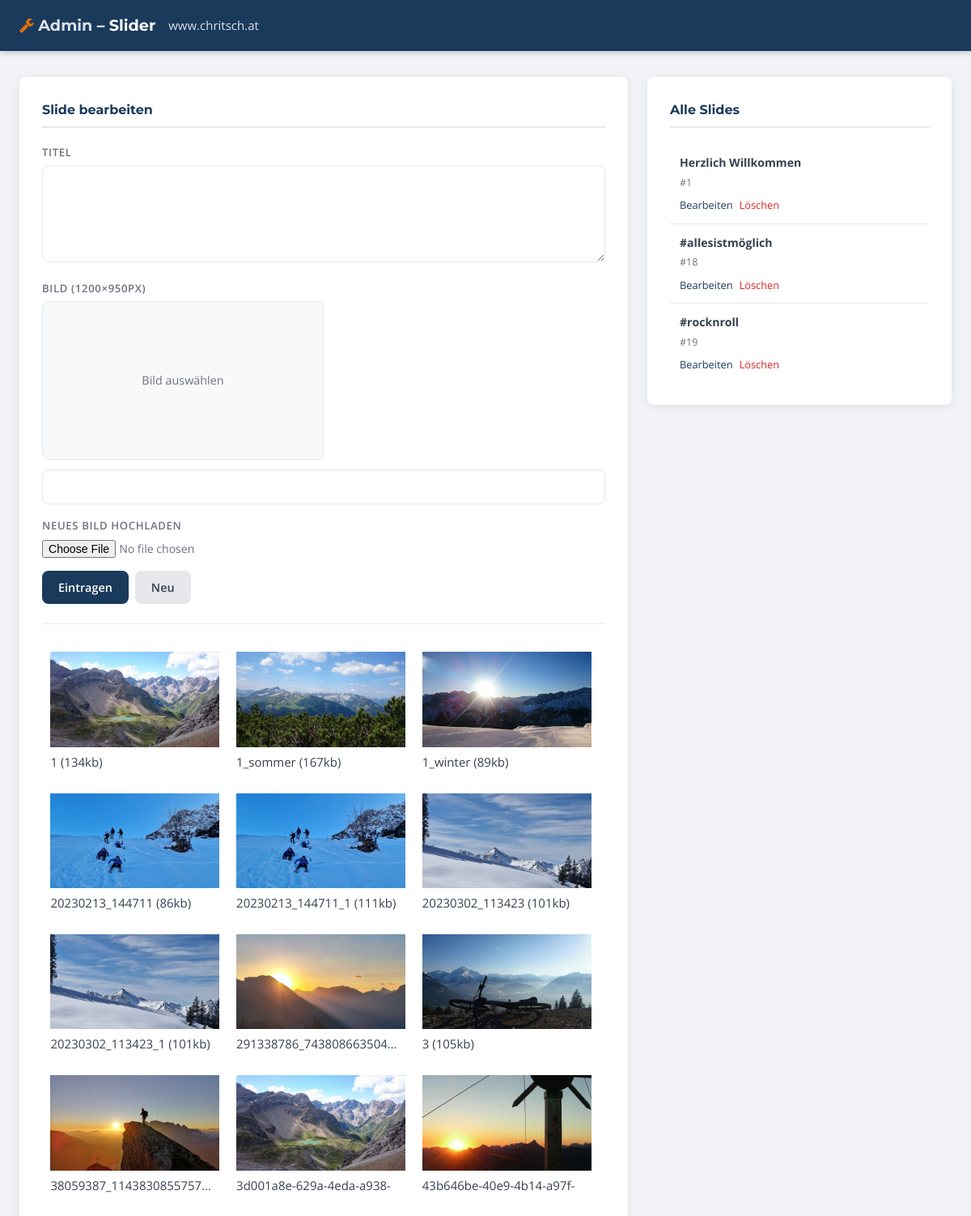
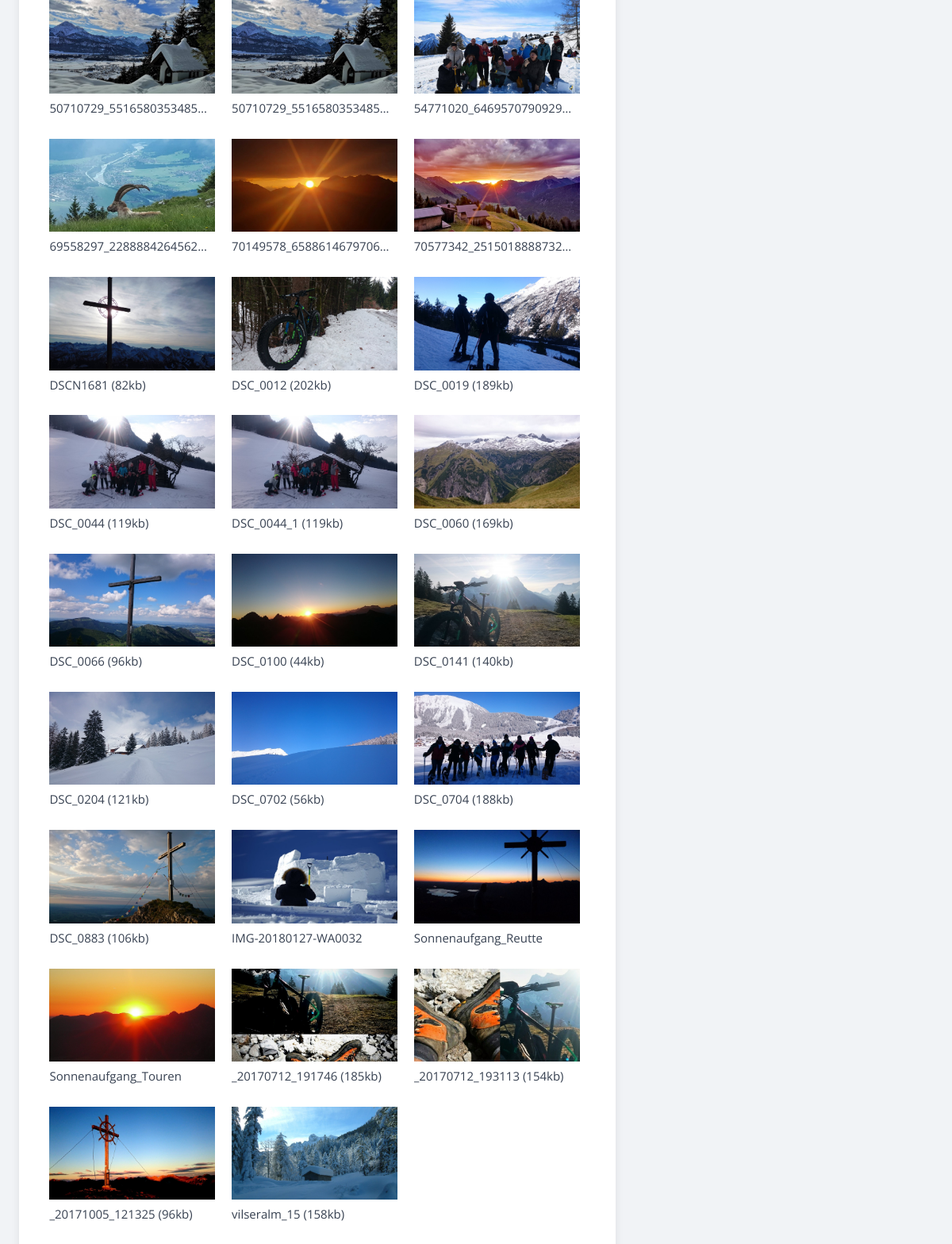
The app's page /admin/SliderAdmin.php with its own data (2 pictures, top to bottom).
### tables this page shows
CREATE TABLE `slider` (
  `id` int(10) unsigned NOT NULL AUTO_INCREMENT,
  `titel` varchar(255) DEFAULT NULL,
  `bilder` varchar(255) DEFAULT NULL,
  `zeitpunkt` timestamp NOT NULL DEFAULT current_timestamp() ON UPDATE current_timestamp(),
  PRIMARY KEY (`id`)
);

### admin/SliderAdmin.php (the view, shortened to what this page needs)
<?PHP
include "inc_logfile.php";
{$titel = ""; $bilder =""; $id = "";}
?>
<!DOCTYPE html>
<head>
	<link href="../css/font-awesome.min.css" rel="stylesheet">
	<link href="admin.css" rel="stylesheet">
</head>
<body>
<div class="admin-header">
  <h1><a href="index.php"><i class="fa fa-wrench"></i> Admin</a> – Slider</h1>
  <a href="http://www.chritsch.at" target="_blank">www.chritsch.at</a>
</div>
<div class="admin-container">
  <div class="admin-grid">
    <div class="admin-card">
      <h3>Slide bearbeiten</h3>
      <form method="post" action="<?php echo $_SERVER['PHP_SELF']; ?>" enctype="multipart/form-data">
        <label>Titel</label>
        <textarea name="titel" rows="2"><?= $titel ?></textarea>
        <label>Bild (1200×950px)</label>
        <div id="bilder">
          <div id="bild-placeholder" class="admin-img-preview" style="aspect-ratio:16/9;<?= $bilder ? 'display:none' : 'display:flex' ?>;align-items:center;justify-content:center;color:var(--color-text-light);font-size:0.9rem">Bild auswählen</div>
          <input type="text" id="bildName" value="<?= $bilder ?>" name="bilder" readonly />
        </div>
        <label>Neues Bild hochladen</label>
        <input type="file" name="bild" onchange="löscheBilder()">
        <div class="btn-group">
          <input type="submit" value="Eintragen" />
          <button type="button" onclick="location.href='#'">Neu</button>
        </div>
      </form>
      <hr>
      <?PHP $ordner = "../images/slider"; include "inc_ordner.php"; ?>
    </div>
    <div class="admin-card">
      <h3>Alle Slides</h3>
      <ul class="admin-list">
        <?PHP
          $sql = mysqli_query($dz, "SELECT * FROM slider ORDER BY id");
          while ($result = mysqli_fetch_array($sql)) {
            $id    = $result["id"];
            $titel = htmlspecialchars($result["titel"], ENT_COMPAT, "UTF-8");
            echo "<li>";
            echo "<span class='list-title'><strong>$titel</strong></span>";
            echo "<span class='list-date'>#$id</span>";
            echo "<span class='list-actions'><a href='?id=$id'>Bearbeiten</a> <span class='del' onclick='var del=confirm(\"Löschen?\");if(del)window.open(\"?id=del$id\",\"_top\")'>Löschen</span></span>";
            echo "</li>";
          }
        ?>
      </ul>
    </div>
  </div>
</div>
</body>
</html>

### admin/admin.css (style rules this page uses)
*, *::before, *::after { box-sizing: border-box; margin: 0; padding: 0; }
body { font-family: var(--font-body); font-size: 15px; color: var(--color-text); background: #f1f3f6; line-height: 1.6; }
a { color: var(--color-accent); text-decoration: none; }
.admin-header { background: var(--color-primary); color: #fff; padding: 1rem max(1.5rem, calc((100% - 1600px) / 2 + 1.5rem)); display: flex; align-items: center; gap: 1rem; box-shadow: 0 2px 8px rgba(0,0,0,0.2); }
.admin-header h1 { font-family: var(--font-heading); font-size: 1.2rem; font-weight: 700; color: #fff; }
.admin-header a { color: rgba(255,255,255,0.85); }
.admin-header i { color: var(--color-accent); }
.admin-container { max-width: 1600px; margin: 2rem auto; padding: 0 1.5rem; }
.admin-card { background: var(--color-white); border-radius: var(--radius); padding: 1.75rem; box-shadow: var(--shadow); margin-bottom: 1.5rem; }
.admin-card h3 { font-family: var(--font-heading); font-size: 1rem; color: var(--color-primary); margin-bottom: 1.25rem; padding-bottom: 0.5rem; border-bottom: 2px solid var(--color-border); }
.admin-grid { display: grid; grid-template-columns: 2fr 1fr; gap: 1.5rem; align-items: start; }
label { display: block; font-size: 0.82rem; font-weight: 600; color: var(--color-text-light); text-transform: uppercase; letter-spacing: 0.05em; margin-bottom: 0.3rem; margin-top: 1rem; }
label:first-child { margin-top: 0; }
input[type="text"], input[type="date"], input[type="number"], textarea, select { width: 100%; padding: 0.55rem 0.75rem; border: 1px solid var(--color-border); border-radius: var(--radius); font: inherit; font-size: 0.92rem; color: var(--color-text); background: var(--color-white); transition: border-color 0.2s; }
textarea { resize: vertical; min-height: 120px; }
input[type="file"] { font: inherit; font-size: 0.88rem; color: var(--color-text-light); }
.btn, input[type="submit"], button { display: inline-block; padding: 0.55rem 1.25rem; border-radius: var(--radius); border: none; font: inherit; font-size: 0.9rem; font-weight: 600; cursor: pointer; transition: background 0.2s, transform 0.15s; }
input[type="submit"], .btn-primary { background: var(--color-primary); color: #fff; }
button, .btn-secondary { background: var(--color-border); color: var(--color-text); }
.btn-group { display: flex; gap: 0.5rem; margin-top: 1rem; flex-wrap: wrap; }
.admin-img-preview { width: 50%; aspect-ratio: 4 / 3; object-fit: contain; border-radius: var(--radius); margin-bottom: 0.75rem; border: 1px solid var(--color-border); background: var(--color-light); }
.admin-list { list-style: none; }
.admin-list li { padding: 0.75rem; border-bottom: 1px solid var(--color-border); display: flex; flex-direction: column; gap: 0.2rem; font-size: 0.88rem; }
.admin-list li:last-child { border-bottom: none; }
.admin-list .list-title { font-weight: 600; color: var(--color-text); }
.admin-list .list-date { color: var(--color-text-light); font-size: 0.78rem; }
.admin-list .list-actions { display: flex; gap: 0.5rem; margin-top: 0.25rem; }
.admin-list a { font-size: 0.8rem; color: var(--color-primary); }
.del { font-size: 0.8rem; color: #dc2626; cursor: pointer; }
hr { border: none; border-top: 1px solid var(--color-border); margin: 1.5rem 0; }

### records on screen
slider: titel "Herzlich Willkommen", id "1"
slider: titel "#allesistmöglich", id "18"
slider: titel "#rocknroll", id "19"

### other values on screen
$dateiinfo['filename'] "1"
$size "134"
$dateiinfo['filename'] "1_sommer"
$size "167"
$dateiinfo['filename'] "1_winter"
$size "89"
$dateiinfo['filename'] "20230213_144711"
$size "86"
$dateiinfo['filename'] "20230213_144711_1"
$size "111"
$dateiinfo['filename'] "20230302_113423"
$size "101"
$dateiinfo['filename'] "20230302_113423_1"
$dateiinfo['filename'] "291338786_743808663504…"
$dateiinfo['filename'] "3"
